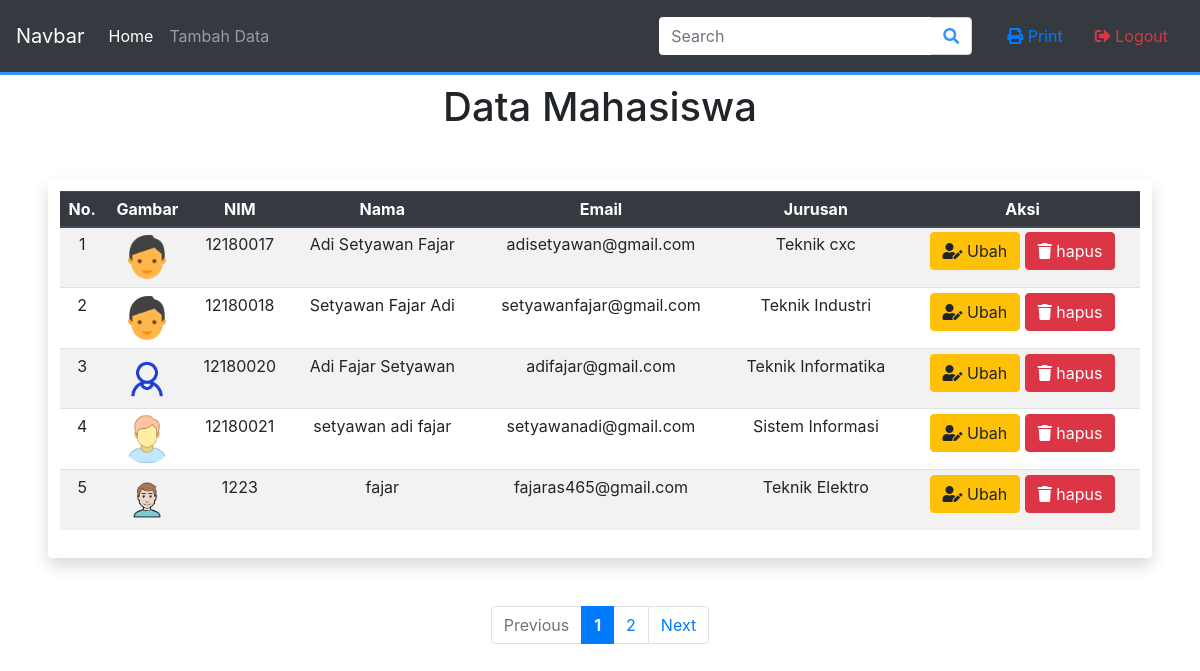
The app's page /index.php (signed in) with its own data.
### tables this page shows
CREATE TABLE `mahasiswa` (
  `id` int(11) NOT NULL,
  `nama` varchar(200) NOT NULL,
  `nim` varchar(10) NOT NULL,
  `email` varchar(100) NOT NULL,
  `jurusan` varchar(100) NOT NULL,
  `gambar` varchar(100) NOT NULL
);

### functions.php (called while the page is built, shortened)
<?php
$conn = mysqli_connect("sql109.epizy.com", "epiz_26022556", "hNwc2tAD1mNTT", "epiz_26022556_phpdasar");
function query($query)
{
  global $conn;
  $result = mysqli_query($conn, $query);
  $rows = [];
  while ($row = mysqli_fetch_assoc($result)) {
    $rows[] = $row;
  }
  return $rows;
}

### index.php (the view, shortened to what this page needs)
<?php
require 'functions.php';
$jmlDataPerhalaman = 5;
$jmlData = count(query("SELECT * FROM mahasiswa"));
$jmlHalaman = ceil($jmlData / $jmlDataPerhalaman);
$halAktif = (isset($_GET["halaman"])) ? $_GET["halaman"] : 1;
$awalData = ($jmlDataPerhalaman * $halAktif) - $jmlDataPerhalaman;
$mahasiswa = query("SELECT * FROM mahasiswa LIMIT $awalData, $jmlDataPerhalaman");
?>
<!DOCTYPE html>
<html lang="en">
<head>
  <link rel="stylesheet" href="css/bootstrap.min.css">
  <link rel="stylesheet" href="css/style.css">
  <link rel="stylesheet" href="css/all.css">
  <link href="css/floating-labels.css" rel="stylesheet">
</head>
<body>
  <nav class="navbar navbar-expand-lg navbar-dark bg-dark p-3">
    <a class="navbar-brand" href="#">Navbar</a>
    <div class="collapse navbar-collapse" id="navbarSupportedContent">
      <ul class="navbar-nav mr-auto">
        <li class="nav-item active">
          <a class="nav-link" href="index.php">Home <span class="sr-only">(current)</span></a>
        </li>
        <li class="nav-item">
          <a class="nav-link" href="tambah.php">Tambah Data</a>
        </li>
      </ul>
      <div class="row mr-1">
        <form class="form-inline" method="post">
          <div class="col">
            <div class="input-group">
              <input class="form-control" type="text" placeholder="Search" aria-label="Search" name="keyword" id="search" autocomplete="off" autofocus>
              <span class="input-group-append">
                <div class="input-group-text bg-white"><i class="fa fa-search"></i></div>
              </span>
            </div>
          </div>
        </form>
      </div>
      <a class="nav-link text-primary" href="print.php" target="_blank"><i class="fas fa-print"></i> Print</a>
      <a class="nav-link text-danger" href="logout.php" data-toggle="modal" data-target="#logutModal"><i class="fas fa-sign-out-alt"></i> Logout</a>
    </div>
  </nav>
  <h1 class="text-center mt-2">Data Mahasiswa</h1>
  <div class="shadow p-2 m-5 bg-white rounded">
    <div class="table-responsive-sm p-1" id="container">
      <table class="table table-striped table-sm">
        <thead class="thead-dark">
          <tr>
            <th scope="col" class="text-center">No.</th>
            <th scope="col" class="text-center">Gambar</th>
            <th scope="col" class="text-center">NIM</th>
            <th scope="col" class="text-center">Nama</th>
            <th scope="col" class="text-center">Email</th>
            <th scope="col" class="text-center">Jurusan</th>
            <th scope="col" class="text-center aksi">Aksi</th>
          </tr>
        </thead>
        <?php $i = 1; ?>
        <?php foreach ($mahasiswa as $row) : ?>
          <tr>
            <td scope="row" class="text-center"><?= $i; ?></td>
            <td scope="row" class="text-center"><img src="img/<?= $row["gambar"] ?>" alt="" width="50" class="rounded-circle"></td>
            <td scope="row" class="text-center"><?= $row["nim"]; ?></td>
            <td scope="row" class="text-center"><?= $row["nama"]; ?></td>
            <td scope="row" class="text-center"><?= $row["email"]; ?></td>
            <td scope="row" class="text-center"><?= $row["jurusan"]; ?></td>
            <td scope="row" class="text-center aksi">
              <a href="ubah.php?id=<?= $row["id"] ?>" role="button" class="btn btn-warning"><i class="fas fa-user-edit"></i> Ubah</a>
              <a href="hapus.php?id=<?= $row["id"] ?>" data-toggle="modal" data-target="#hapusModal" role="button" class="btn btn-danger"><i class="fas fa-trash"></i> hapus</a>
            </td>
          </tr>
          <?php $i++ ?>
        <?php endforeach; ?>
      </table>
    </div>
  </div>
  <nav aria-label="...">
    <ul class="pagination justify-content-center">
      <?php if ($halAktif > 1) : ?>
        <li class="page-item">
          <a class="page-link" href="?halaman=<?= $halAktif - 1 ?>" aria-disabled="true">Previous</a>
        </li>
      <?php else : ?>
        <li class="page-item disabled">
          <a class="page-link" href="#" tabindex="-1" aria-disabled="true">Previous</a>
        </li>
      <?php endif; ?>
      <?php for ($i = 1; $i <= $jmlHalaman; $i++) : ?>
        <?php if ($i == $halAktif) : ?>
          <li class="page-item active" aria-current="page">
            <span class="page-link">
              <a href="?halaman=<?= $i; ?>" style="font-weight: bold; color: white;"><?= $i; ?></a>
            </span>
          </li>
        <?php else : ?>
          <li class="page-item"><a class="page-link" href="?halaman=<?= $i; ?>"><?= $i; ?></a></li>
        <?php endif; ?>
      <?php endfor; ?>
      <?php if ($halAktif < $jmlHalaman) : ?>
        <li class="page-item">
          <a class="page-link" href="?halaman=<?= $halAktif + 1 ?>" aria-disabled="true">Next</a>
        </li>
      <?php else : ?>
        <li class="page-item disabled">
          <a class="page-link" href="#" aria-disabled="true">Next</a>
        </li>
      <?php endif; ?>
    </ul>
  </nav>
</body>
</html>

### css/style.css (style rules this page uses)
* { margin: 0; padding: 0; box-sizing: border-box; }
.navbar { border-bottom: 3px solid #3693ff; }
.fa-search { color: #3693ff; }

### css/all.css (style rules this page uses)
.fa, .fas, .far, .fal, .fad, .fab { -moz-osx-font-smoothing: grayscale; -webkit-font-smoothing: antialiased; display: inline-block; font-style: normal; font-variant: normal; text-rendering: auto; line-height: 1; }
.fa-print:before { content: "\f02f"; }
.fa-search:before { content: "\f002"; }
.fa-sign-out-alt:before { content: "\f2f5"; }
.fa-trash:before { content: "\f1f8"; }
.fa-user-edit:before { content: "\f4ff"; }
.fa, .fas { font-family: 'Font Awesome 5 Free'; font-weight: 900; }

### css/floating-labels.css (style rules this page uses)
:root { --input-padding-x: .75rem; --input-padding-y: .75rem; }
.form-control { border: 0; }

### records on screen
mahasiswa: gambar (picture), nim "12180017", nama "Adi Setyawan Fajar", email "adisetyawan@gmail.com", jurusan "Teknik cxc"
mahasiswa: gambar (picture), nim "12180018", nama "Setyawan Fajar Adi", email "setyawanfajar@gmail.com", jurusan "Teknik Industri"
mahasiswa: gambar (picture), nim "12180020", nama "Adi Fajar Setyawan", email "adifajar@gmail.com", jurusan "Teknik Informatika"
mahasiswa: gambar (picture), nim "12180021", nama "setyawan adi fajar", email "setyawanadi@gmail.com", jurusan "Sistem Informasi"
mahasiswa: gambar (picture), nim "1223", nama "fajar", email "fajaras465@gmail.com", jurusan "Teknik Elektro"
